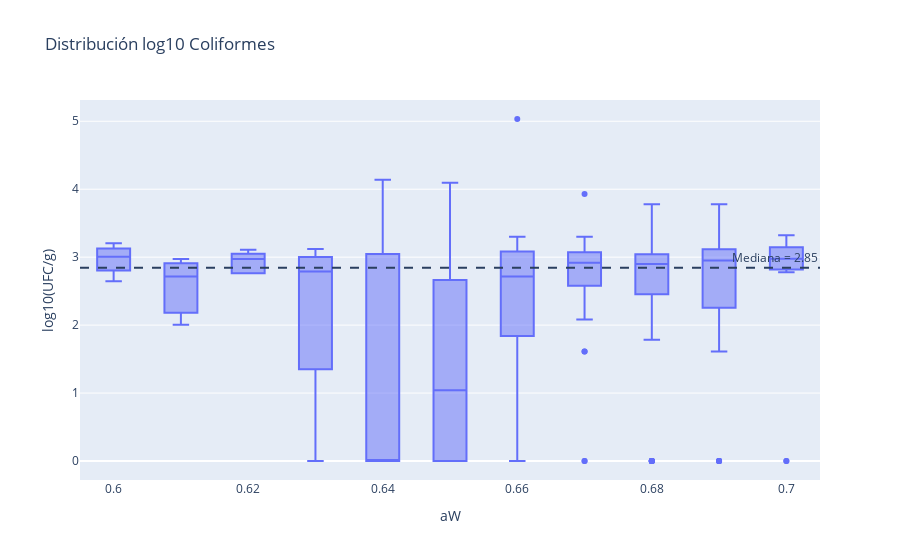

Notebook code for this chart:
### Code cell
fig = px.box(
    r,
    x="aW",
    y="log_coliformes",
    points="outliers",
    title="Distribución log10 Coliformes"
)
fig.update_traces(boxmean=False)

mediana = r["log_coliformes"].median(skipna=True)
fig.add_hline(
    y=mediana,
    line_dash="dash",
    annotation_text=f"Mediana = {mediana:.2f}",
    annotation_position="top right"
)

fig.update_layout(yaxis_title="log10(UFC/g)")
fig.show()

### Figure 1 — Plotly figure (JSON) as saved in the notebook; plotly's stock layout.template omitted (floating-point values rounded to 4 significant figures; data arrays with more than 128 entries replaced by an {"elided": "..."} marker saying what was removed)
{"data": [{"alignmentgroup": "True", "boxmean": false, "boxpoints": "outliers", "hovertemplate": "aW=%{x}<br>log_coliformes=%{y}<extra></extra>", "legendgroup": "", "marker": {"color": "#636efa"}, "name": "", "notched": false, "offsetgroup": "", "orientation": "v", "showlegend": false, "type": "box", "x": {"elided": "228 float values"}, "x0": " ", "xaxis": "x", "y": {"elided": "228 float values"}, "y0": " ", "yaxis": "y"}], "layout": {"annotations": [{"showarrow": false, "text": "Mediana = 2.85", "x": 1, "xanchor": "right", "xref": "x domain", "y": 2.846, "yanchor": "bottom", "yref": "y"}], "boxmode": "group", "legend": {"tracegroupgap": 0}, "shapes": [{"line": {"dash": "dash"}, "type": "line", "x0": 0, "x1": 1, "xref": "x domain", "y0": 2.846, "y1": 2.846, "yref": "y"}], "title": {"text": "Distribución log10 Coliformes"}, "xaxis": {"anchor": "y", "domain": [0, 1], "title": {"text": "aW"}}, "yaxis": {"anchor": "x", "domain": [0, 1], "title": {"text": "log10(UFC/g)"}}}}
